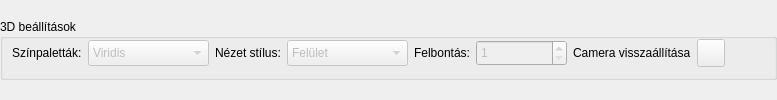
          <widget class="QWidget" name="page3DOptions">
           <property name="minimumSize">
            <size>
             <width>0</width>
             <height>0</height>
            </size>
           </property>
           <property name="maximumSize">
            <size>
             <width>16777215</width>
             <height>16777215</height>
            </size>
           </property>
           <layout class="QHBoxLayout" name="horizontalLayout_2">
            <property name="spacing">
             <number>0</number>
            </property>
            <property name="leftMargin">
             <number>0</number>
            </property>
            <property name="topMargin">
             <number>0</number>
            </property>
            <property name="rightMargin">
             <number>0</number>
            </property>
            <property name="bottomMargin">
             <number>0</number>
            </property>
            <item>
             <widget class="QGroupBox" name="grp3DOptions">
              <property name="minimumSize">
               <size>
                <width>0</width>
                <height>61</height>
               </size>
              </property>
              <property name="maximumSize">
               <size>
                <width>16777215</width>
                <height>61</height>
               </size>
              </property>
              <property name="title">
               <string>3D beállítások</string>
              </property>
              <layout class="QHBoxLayout" name="horizontalLayout_10">
               <property name="spacing">
                <number>6</number>
               </property>
               <property name="topMargin">
                <number>0</number>
               </property>
               <item>
                <widget class="QLabel" name="lblColorMaps3D">
                 <property name="sizePolicy">
                  <sizepolicy hsizetype="Fixed" vsizetype="Fixed">
                   <horstretch>0</horstretch>
                   <verstretch>0</verstretch>
                  </sizepolicy>
                 </property>
                 <property name="minimumSize">
                  <size>
                   <width>0</width>
                   <height>26</height>
                  </size>
                 </property>
                 <property name="maximumSize">
                  <size>
                   <width>16777215</width>
                   <height>26</height>
                  </size>
                 </property>
                 <property name="text">
                  <string>Színpaletták:</string>
                 </property>
                </widget>
               </item>
               <item>
                <widget class="QComboBox" name="cbColormaps3D">
                 <property name="enabled">
                  <bool>false</bool>
                 </property>
                 <property name="sizePolicy">
                  <sizepolicy hsizetype="Fixed" vsizetype="Fixed">
                   <horstretch>0</horstretch>
                   <verstretch>0</verstretch>
                  </sizepolicy>
                 </property>
                 <property name="minimumSize">
                  <size>
                   <width>121</width>
                   <height>26</height>
                  </size>
                 </property>
                 <property name="maximumSize">
                  <size>
                   <width>121</width>
                   <height>26</height>
                  </size>
                 </property>
                 <item>
                  <property name="text">
                   <string>Viridis</string>
                  </property>
                 </item>
                 <item>
                  <property name="text">
                   <string>Plasma</string>
                  </property>
                 </item>
                 <item>
                  <property name="text">
                   <string>Inferno</string>
                  </property>
                 </item>
                 <item>
                  <property name="text">
                   <string>Magma</string>
                  </property>
                 </item>
                 <item>
                  <property name="text">
                   <string>Cividis</string>
                  </property>
                 </item>
                </widget>
               </item>
               <item>
                <widget class="QLabel" name="lblViewStyle3D">
                 <property name="sizePolicy">
                  <sizepolicy hsizetype="Fixed" vsizetype="Fixed">
                   <horstretch>0</horstretch>
                   <verstretch>0</verstretch>
                  </sizepolicy>
                 </property>
                 <property name="minimumSize">
                  <size>
                   <width>0</width>
                   <height>26</height>
                  </size>
                 </property>
                 <property name="maximumSize">
                  <size>
                   <width>16777215</width>
                   <height>26</height>
                  </size>
                 </property>
                 <property name="text">
                  <string>Nézet stílus:</string>
                 </property>
                </widget>
               </item>
               <item>
                <widget class="QComboBox" name="cbStyle3D">
                 <property name="enabled">
                  <bool>false</bool>
                 </property>
                 <property name="sizePolicy">
                  <sizepolicy hsizetype="Fixed" vsizetype="Fixed">
                   <horstretch>0</horstretch>
                   <verstretch>0</verstretch>
                  </sizepolicy>
                 </property>
                 <property name="minimumSize">
                  <size>
                   <width>121</width>
                   <height>26</height>
                  </size>
                 </property>
                 <property name="maximumSize">
                  <size>
                   <width>121</width>
                   <height>26</height>
                  </size>
                 </property>
                 <item>
                  <property name="text">
                   <string>Felület</string>
                  </property>
                 </item>
                 <item>
                  <property name="text">
                   <string>Vázlat</string>
                  </property>
                 </item>
                 <item>
                  <property name="text">
                   <string>Kontúr</string>
                  </property>
                 </item>
                </widget>
               </item>
               <item>
                <widget class="QLabel" name="lblRenderQuality3D">
                 <property name="sizePolicy">
                  <sizepolicy hsizetype="Fixed" vsizetype="Fixed">
                   <horstretch>0</horstretch>
                   <verstretch>0</verstretch>
                  </sizepolicy>
                 </property>
                 <property name="minimumSize">
                  <size>
                   <width>0</width>
                   <height>26</height>
                  </size>
                 </property>
                 <property name="maximumSize">
                  <size>
                   <width>16777215</width>
                   <height>26</height>
                  </size>
                 </property>
                 <property name="text">
                  <string>Felbontás:</string>
                 </property>
                </widget>
               </item>
               <item>
                <widget class="QSpinBox" name="sbRenderQuality3D">
                 <property name="enabled">
                  <bool>false</bool>
                 </property>
                 <property name="sizePolicy">
                  <sizepolicy hsizetype="Fixed" vsizetype="Fixed">
                   <horstretch>0</horstretch>
                   <verstretch>0</verstretch>
                  </sizepolicy>
                 </property>
                 <property name="minimumSize">
                  <size>
                   <width>91</width>
                   <height>26</height>
                  </size>
                 </property>
                 <property name="maximumSize">
                  <size>
                   <width>121</width>
                   <height>26</height>
                  </size>
                 </property>
                 <property name="minimum">
                  <number>1</number>
                 </property>
                 <property name="maximum">
                  <number>10</number>
                 </property>
                </widget>
               </item>
               <item>
                <widget class="QLabel" name="lblResetView3D">
                 <property name="sizePolicy">
                  <sizepolicy hsizetype="Fixed" vsizetype="Fixed">
                   <horstretch>0</horstretch>
                   <verstretch>0</verstretch>
                  </sizepolicy>
                 </property>
                 <property name="minimumSize">
                  <size>
                   <width>0</width>
                   <height>26</height>
                  </size>
                 </property>
                 <property name="maximumSize">
                  <size>
                   <width>16777215</width>
                   <height>26</height>
                  </size>
                 </property>
                 <property name="text">
                  <string>Camera visszaállítása</string>
                 </property>
                </widget>
               </item>
               <item>
                <widget class="QToolButton" name="btnResetView3D">
                 <property name="enabled">
                  <bool>false</bool>
                 </property>
                 <property name="minimumSize">
                  <size>
                   <width>28</width>
                   <height>26</height>
                  </size>
                 </property>
                 <property name="maximumSize">
                  <size>
                   <width>28</width>
                   <height>28</height>
                  </size>
                 </property>
                 <property name="text">
                  <string/>
                 </property>
                 <property name="icon">
                  <iconset theme="QIcon::ThemeIcon::ViewRestore"/>
                 </property>
                </widget>
               </item>
               <item>
                <spacer name="horizontalSpacer">
                 <property name="orientation">
                  <enum>Qt::Orientation::Horizontal</enum>
                 </property>
                 <property name="sizeHint" stdset="0">
                  <size>
                   <width>40</width>
                   <height>20</height>
                  </size>
                 </property>
                </spacer>
               </item>
              </layout>
             </widget>
            </item>
           </layout>
          </widget>
